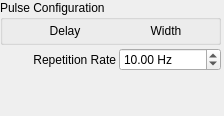
<?xml version="1.0" encoding="UTF-8"?>
<ui version="4.0">
 <class>PulseConfigWidget</class>
 <widget class="QWidget" name="PulseConfigWidget">
  <property name="geometry">
   <rect>
    <x>0</x>
    <y>0</y>
    <width>224</width>
    <height>116</height>
   </rect>
  </property>
  <property name="windowTitle">
   <string>Form</string>
  </property>
  <layout class="QHBoxLayout" name="horizontalLayout_2" stretch="0,1">
   <property name="spacing">
    <number>3</number>
   </property>
   <property name="leftMargin">
    <number>0</number>
   </property>
   <property name="topMargin">
    <number>0</number>
   </property>
   <property name="rightMargin">
    <number>0</number>
   </property>
   <property name="bottomMargin">
    <number>0</number>
   </property>
   <item>
    <layout class="QVBoxLayout" name="verticalLayout" stretch="1,0,1">
     <item>
      <widget class="QGroupBox" name="pulseConfigBox">
       <property name="title">
        <string>Pulse Configuration</string>
       </property>
       <layout class="QGridLayout" name="pulseConfigBoxLayout" columnstretch="0,1,1">
        <property name="leftMargin">
         <number>3</number>
        </property>
        <property name="topMargin">
         <number>3</number>
        </property>
        <property name="rightMargin">
         <number>3</number>
        </property>
        <property name="bottomMargin">
         <number>3</number>
        </property>
        <property name="spacing">
         <number>3</number>
        </property>
        <item row="0" column="1">
         <widget class="QLabel" name="label_2">
          <property name="text">
           <string>Delay</string>
          </property>
          <property name="alignment">
           <set>Qt::AlignCenter</set>
          </property>
         </widget>
        </item>
        <item row="0" column="2">
         <widget class="QLabel" name="label_3">
          <property name="text">
           <string>Width</string>
          </property>
          <property name="alignment">
           <set>Qt::AlignCenter</set>
          </property>
         </widget>
        </item>
        <item row="0" column="0">
         <widget class="QLabel" name="label">
          <property name="text">
           <string/>
          </property>
          <property name="alignment">
           <set>Qt::AlignCenter</set>
          </property>
         </widget>
        </item>
       </layout>
      </widget>
     </item>
     <item>
      <layout class="QHBoxLayout" name="horizontalLayout">
       <item>
        <spacer name="horizontalSpacer">
         <property name="orientation">
          <enum>Qt::Horizontal</enum>
         </property>
         <property name="sizeHint" stdset="0">
          <size>
           <width>40</width>
           <height>20</height>
          </size>
         </property>
        </spacer>
       </item>
       <item>
        <widget class="QLabel" name="label_4">
         <property name="text">
          <string>Repetition Rate</string>
         </property>
         <property name="alignment">
          <set>Qt::AlignRight|Qt::AlignTrailing|Qt::AlignVCenter</set>
         </property>
        </widget>
       </item>
       <item>
        <widget class="QDoubleSpinBox" name="repRateBox">
         <property name="keyboardTracking">
          <bool>false</bool>
         </property>
         <property name="suffix">
          <string> Hz</string>
         </property>
         <property name="decimals">
          <number>2</number>
         </property>
         <property name="minimum">
          <double>0.100000000000000</double>
         </property>
         <property name="maximum">
          <double>100000.000000000000000</double>
         </property>
         <property name="value">
          <double>10.000000000000000</double>
         </property>
        </widget>
       </item>
      </layout>
     </item>
     <item>
      <spacer name="verticalSpacer">
       <property name="orientation">
        <enum>Qt::Vertical</enum>
       </property>
       <property name="sizeHint" stdset="0">
        <size>
         <width>20</width>
         <height>40</height>
        </size>
       </property>
      </spacer>
     </item>
    </layout>
   </item>
   <item>
    <widget class="PulsePlot" name="pulsePlot" native="true"/>
   </item>
  </layout>
 </widget>
 <customwidgets>
  <customwidget>
   <class>PulsePlot</class>
   <extends>QWidget</extends>
   <header location="global">src/gui/plot/pulseplot.h</header>
   <container>1</container>
  </customwidget>
 </customwidgets>
 <resources/>
 <connections/>
</ui>
